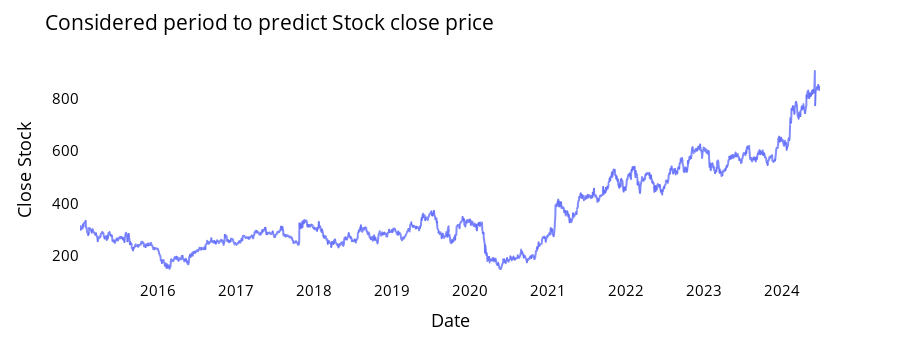

The notebook cell this image was saved under:
### Code cell
fig = px.line(closedf, x=closedf.date, y=closedf.close,labels={'date':'Date','close':'Close Stock'})
fig.update_traces(marker_line_width=2, opacity=0.8, marker_line_color='orange')
fig.update_layout(title_text='Considered period to predict Stock close price', plot_bgcolor='white', font_size=15, font_color='black')
fig.update_xaxes(showgrid=False)
fig.update_yaxes(showgrid=False)
fig.show()

### Figure 1 — Plotly figure (JSON) as saved in the notebook; plotly's stock layout.template omitted (floating-point values rounded to 4 significant figures; data arrays with more than 128 entries replaced by an {"elided": "..."} marker saying what was removed)
{"data": [{"hovertemplate": "Date=%{x}<br>Close Stock=%{y}<extra></extra>", "legendgroup": "", "line": {"color": "#636efa", "dash": "solid"}, "marker": {"line": {"color": "orange", "width": 2}, "symbol": "circle"}, "mode": "lines", "name": "", "opacity": 0.8, "showlegend": false, "type": "scattergl", "x": {"elided": "2361 str values"}, "xaxis": "x", "y": {"elided": "2361 float values"}, "yaxis": "y"}], "layout": {"font": {"color": "black", "size": 15}, "height": 360, "legend": {"tracegroupgap": 0}, "margin": {"t": 60}, "plot_bgcolor": "white", "title": {"text": "Considered period to predict Stock close price"}, "xaxis": {"anchor": "y", "autorange": true, "domain": [0, 1], "range": ["2015-01-02", "2024-06-27"], "showgrid": false, "title": {"text": "Date"}, "type": "date"}, "yaxis": {"anchor": "x", "autorange": true, "domain": [0, 1], "range": [108.9, 947.6], "showgrid": false, "title": {"text": "Close Stock"}, "type": "linear"}}}
